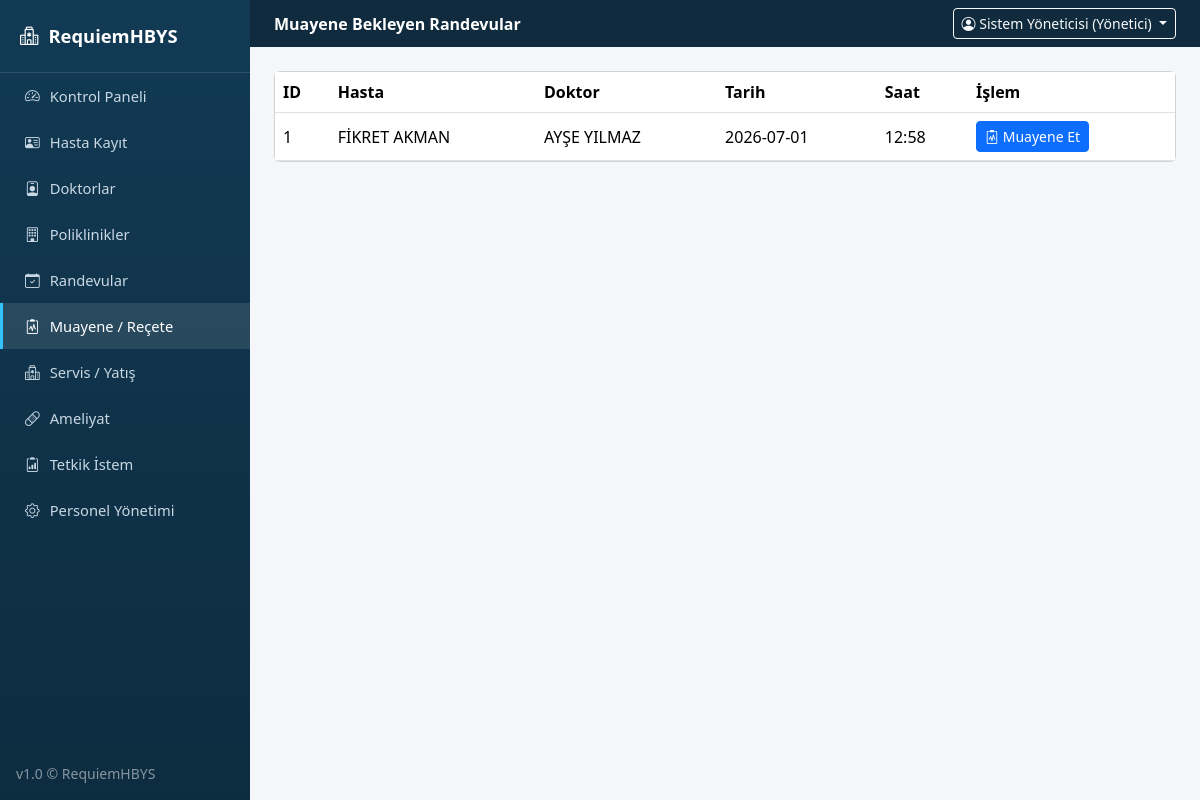
The app's page /muayene (signed in), older data.
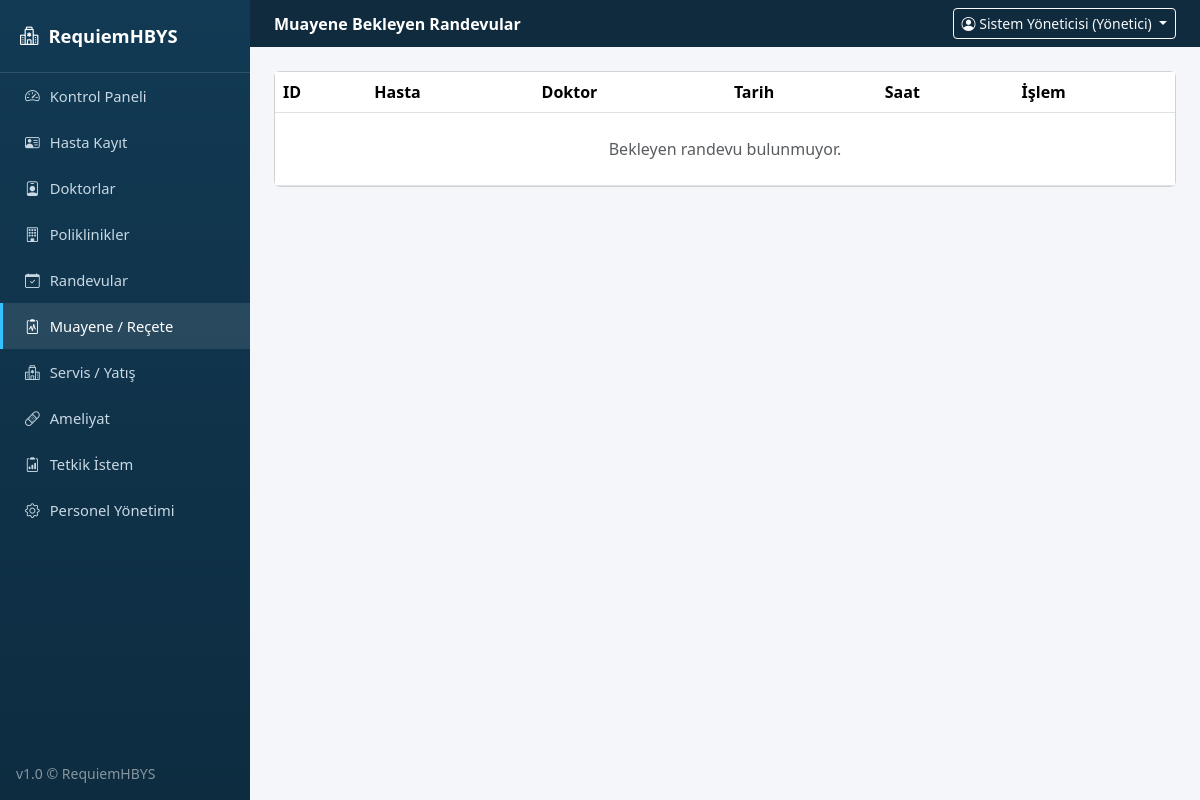
The same page, newer data.
### tables this page shows
CREATE TABLE randevular (
            id INTEGER PRIMARY KEY AUTOINCREMENT,
            hasta_id INTEGER,
            doktor_id INTEGER,
            tarih TEXT,
            saat TEXT,
            durum TEXT
        );

CREATE TABLE hastalar (
            id INTEGER PRIMARY KEY AUTOINCREMENT,
            ad_soyad TEXT NOT NULL,
            tc TEXT,
            dogum_tarihi TEXT,
            cinsiyet TEXT,
            kan_grubu TEXT,
            telefon TEXT,
            adres TEXT,
            acil_ad TEXT,
            acil_tel TEXT,
            gecmis TEXT,
            kayit_tarihi TEXT
        );

CREATE TABLE doktorlar (
            id INTEGER PRIMARY KEY AUTOINCREMENT,
            ad_soyad TEXT NOT NULL,
            uzmanlik TEXT,
            poliklinik TEXT,
            uygunluk TEXT
        );

### app.py (the view)
@app.route("/muayene")
@login_required
def muayene():
    return render_template("muayene.html", randevular=db.bekleyen_randevulari_getir())

### app.py (called while the page is built)
def login_required(f):
    @wraps(f)
    def wrapper(*args, **kwargs):
        if "user_id" not in session:
            flash("Lütfen giriş yapın.", "warning")
            return redirect(url_for("login"))
        return f(*args, **kwargs)
    return wrapper

@app.context_processor
def inject_globals():
    return {"simdi": datetime.now().strftime("%d.%m.%Y %H:%M")}

### database.py (called while the page is built)
    def sorgula(self, sql, params=()):
        cur = self.conn.cursor()
        cur.execute(sql, params)
        return [dict(r) for r in cur.fetchall()]

    def bekleyen_randevulari_getir(self):
        return self.sorgula("""SELECT r.id, r.tarih, r.saat, h.ad_soyad as hasta_ad, d.ad_soyad as doktor_ad
                                FROM randevular r JOIN hastalar h ON r.hasta_id=h.id
                                JOIN doktorlar d ON r.doktor_id=d.id WHERE r.durum='Bekliyor' ORDER BY r.id DESC""")

### templates/muayene.html (shortened to what this page needs)
{% extends "base.html" %}
{% block page_header %}Muayene Bekleyen Randevular{% endblock %}
{% block content %}
<div class="card">
  <div class="table-responsive">
    <table class="table table-hover align-middle mb-0">
      <thead><tr><th>ID</th><th>Hasta</th><th>Doktor</th><th>Tarih</th><th>Saat</th><th>İşlem</th></tr></thead>
      <tbody>
        {% for r in randevular %}
        <tr>
          <td>{{ r.id }}</td><td>{{ r.hasta_ad }}</td><td>{{ r.doktor_ad }}</td><td>{{ r.tarih }}</td><td>{{ r.saat }}</td>
          <td><a href="{{ url_for('muayene_form', rid=r.id) }}" class="btn btn-sm btn-primary"><i class="bi bi-clipboard2-pulse"></i> Muayene Et</a></td>
        </tr>
        {% else %}
        <tr><td colspan="6" class="text-center text-muted py-4">Bekleyen randevu bulunmuyor.</td></tr>
        {% endfor %}
      </tbody>
    </table>
  </div>
</div>
{% endblock %}

Row changes from the older to the newer data that the page shows:
no longer on this page (row edited): randevular: id "1", hasta_ad "FİKRET AKMAN", doktor_ad "AYŞE YILMAZ", tarih "2026-07-01", saat "12:58"
Text that changed along with them:
text now shown: "Bekleyen randevu bulunmuyor."
